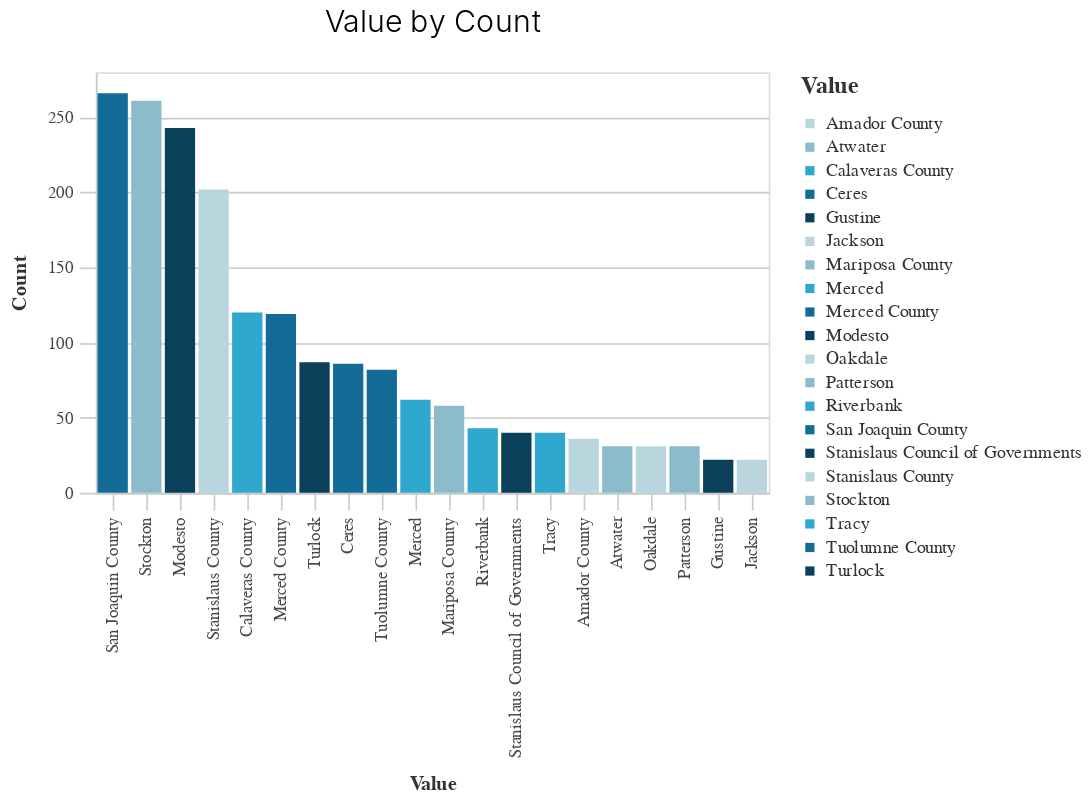

This figure's notebook cell:
### Markdown cell above
### Charting

### Code cell
_dla_utils.basic_bar_chart((df_top>>filter(_.variable=='primary_agency_name')), 'value', 'count', 'value', subset)

### Figure 1 — Vega-Lite specification as saved in the notebook (floating-point values rounded to 4 significant figures)
{"config": {"view": {"continuousWidth": 400, "continuousHeight": 300}, "axis": {"domainColor": "#cbcbcb", "grid": true, "gridColor": "#cbcbcb", "gridWidth": 1, "labelColor": "#474747", "labelFont": "Nunito Sans", "labelFontSize": 10, "labelPadding": 4, "tickColor": "#cbcbcb", "tickSize": 10, "titleColor": "#333", "titleFont": "Raleway", "titleFontSize": 12, "titlePadding": 10}, "axisBand": {"grid": false}, "background": "white", "font": "Raleway", "header": {"labelFont": "Nunito Sans", "titleFont": "Raleway"}, "legend": {"labelColor": "#333", "labelFont": "Nunito Sans", "labelFontSize": 11, "labelLimit": 0, "padding": 1, "symbolSize": 30, "symbolType": "square", "titleColor": "#333", "titleFont": "Raleway", "titleFontSize": 14, "titlePadding": 10}, "title": {"anchor": "middle", "font": "Raleway", "fontSize": 18, "fontWeight": 300, "offset": 20}}, "data": {"name": "data-4ad46bba6ab20f99fceef555ca8983a8"}, "mark": "bar", "encoding": {"color": {"field": "value", "legend": {"title": "Value"}, "scale": {"range": ["#B9D6DF", "#8CBCCB", "#2EA8CE", "#136C97", "#0B405B"]}, "type": "nominal"}, "x": {"field": "value", "sort": "-y", "title": "Value", "type": "nominal"}, "y": {"field": "count", "title": "Count", "type": "quantitative"}}, "height": 250, "title": "Value by Count", "width": 400, "$schema": "https://vega.github.io/schema/vega-lite/v4.17.0.json", "datasets": {"data-4ad46bba6ab20f99fceef555ca8983a8": [{"value": "San Joaquin County", "count": 266, "variable": "primary_agency_name"}, {"value": "Stockton", "count": 261, "variable": "primary_agency_name"}, {"value": "Modesto", "count": 243, "variable": "primary_agency_name"}, {"value": "Stanislaus County", "count": 202, "variable": "primary_agency_name"}, {"value": "Calaveras County", "count": 120, "variable": "primary_agency_name"}, {"value": "Merced County", "count": 119, "variable": "primary_agency_name"}, {"value": "Turlock", "count": 87, "variable": "primary_agency_name"}, {"value": "Ceres", "count": 86, "variable": "primary_agency_name"}, {"value": "Tuolumne County", "count": 82, "variable": "primary_agency_name"}, {"value": "Merced", "count": 62, "variable": "primary_agency_name"}, {"value": "Mariposa County", "count": 58, "variable": "primary_agency_name"}, {"value": "Riverbank", "count": 43, "variable": "primary_agency_name"}, {"value": "Stanislaus Council of Governments", "count": 40, "variable": "primary_agency_name"}, {"value": "Tracy", "count": 40, "variable": "primary_agency_name"}, {"value": "Amador County", "count": 36, "variable": "primary_agency_name"}, {"value": "Atwater", "count": 31, "variable": "primary_agency_name"}, {"value": "Oakdale", "count": 31, "variable": "primary_agency_name"}, {"value": "Patterson", "count": 31, "variable": "primary_agency_name"}, {"value": "Gustine", "count": 22, "variable": "primary_agency_name"}, {"value": "Jackson", "count": 22, "variable": "primary_agency_name"}]}}
